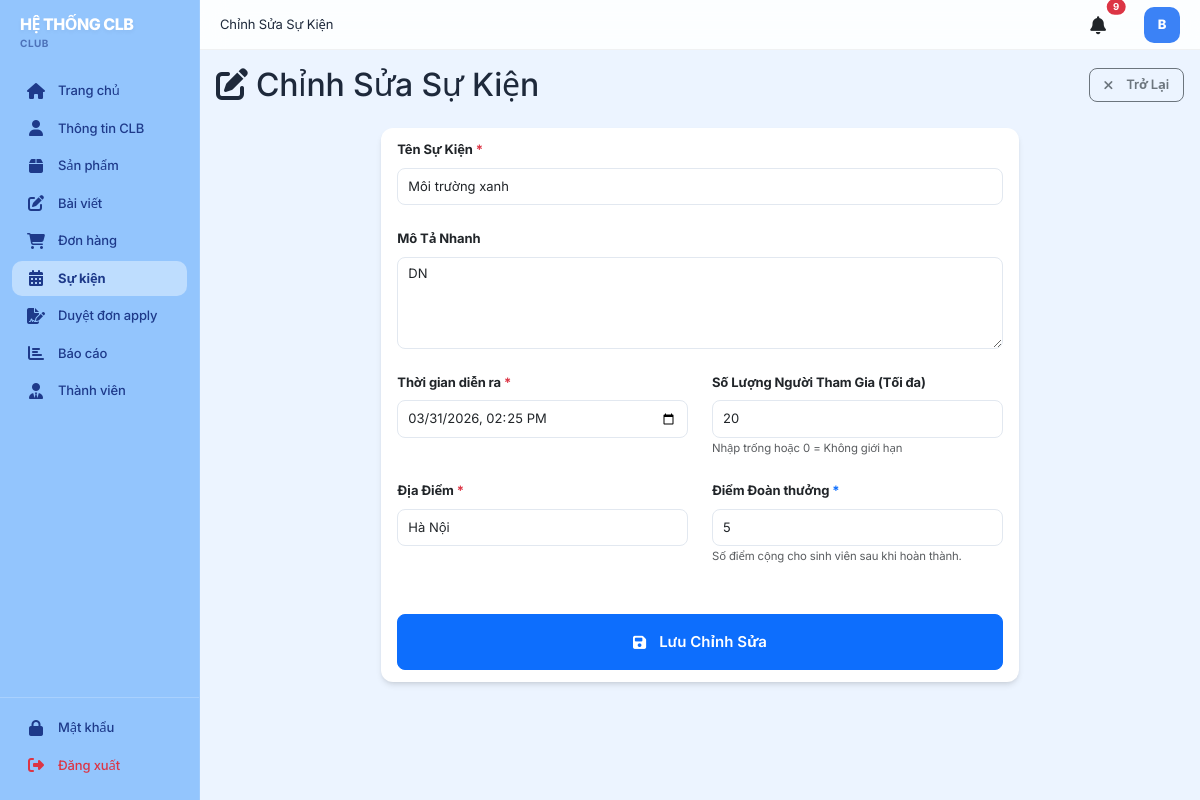
The app's page /club/events/edit/1 (signed in) with its own data.
### models.py (models this page shows, shortened)
class User(db.Model):
    __tablename__ = 'users'
    id = db.Column(db.Integer, primary_key=True)
    username = db.Column(db.String(120), unique=True, nullable=False)
    email = db.Column(db.String(120), unique=True, nullable=False)
    password_hash = db.Column(db.String(255), nullable=False)
    user_type = db.Column(db.String(20), nullable=False)  # student, club, admin
    status = db.Column(db.String(20), default=STATUS_ACTIVE)  # active, inactive
    created_at = db.Column(db.DateTime, default=datetime.utcnow)
    updated_at = db.Column(db.DateTime, default=datetime.utcnow, onupdate=datetime.utcnow)
    student_profile = db.relationship('Student', backref='user', uselist=False, cascade='all, delete-orphan')
    club_profile = db.relationship('Club', backref='user', uselist=False, cascade='all, delete-orphan', foreign_keys='Club.user_id')
    def is_student(self):
        return self.user_type == USER_TYPE_STUDENT
    def is_club(self):
        return self.user_type == USER_TYPE_CLUB

class Event(db.Model):
    __tablename__ = 'events'
    id = db.Column(db.Integer, primary_key=True)
    club_id = db.Column(db.Integer, db.ForeignKey('clubs.id'), nullable=False)
    event_name = db.Column(db.String(200), nullable=False)
    description = db.Column(db.Text)
    start_date = db.Column(db.DateTime, nullable=False)
    end_date = db.Column(db.DateTime)
    location = db.Column(db.String(255))
    max_participants = db.Column(db.Integer)
    status = db.Column(db.String(20), default=STATUS_PENDING)  # pending, approved, active, completed, cancelled
    thumbnail_url = db.Column(db.String(255))
    check_in_code = db.Column(db.String(10), unique=True)  # Secret code for CICO
    achievement_points = db.Column(db.Integer, default=5)  # Points rewarded for attendance
    created_at = db.Column(db.DateTime, default=datetime.utcnow)
    updated_at = db.Column(db.DateTime, default=datetime.utcnow, onupdate=datetime.utcnow)
    registrations = db.relationship('EventRegistration', backref='event', cascade='all, delete-orphan')

### app.py (the view, shortened to what this page needs)
@app.route('/club/events/edit/<int:event_id>', methods=['GET', 'POST'])
@login_required
def edit_event(event_id):
    if not current_user.is_club():
        return redirect(url_for('index'))
    event = Event.query.get_or_404(event_id)
    if event.club_id != current_user.club_profile.id:
        flash('Bạn không có quyền sửa sự kiện này', 'danger')
        return redirect(url_for('club_events'))
    return render_template('club/edit_event.html', event=event)

### templates/club/edit_event.html (shortened to what this page needs)
{% extends "base.html" %}
{% block page_title %}Chỉnh Sửa Sự Kiện{% endblock %}
{% block content %}
<div class="d-flex justify-content-between align-items-center mb-4">
    <h2 class="page-title mb-0">
        <i class="fas fa-edit me-2"></i>Chỉnh Sửa Sự Kiện
    </h2>
    <a href="{{ url_for('club_events') }}" class="btn btn-outline-secondary">
        <i class="fas fa-times me-2"></i>Trở Lại
    </a>
</div>
<div class="row justify-content-center">
    <div class="col-md-8">
        <div class="card shadow-sm border-0">
            <div class="card-body p-5">
                <form action="{{ url_for('edit_event', event_id=event.id) }}" method="POST">
                    <div class="mb-4">
                        <label for="event_name" class="form-label fw-bold">Tên Sự Kiện <span class="text-danger">*</span></label>
                        <input type="text" class="form-control form-control-lg" id="event_name" name="event_name" required value="{{ event.event_name }}">
                    </div>
                    <div class="mb-4">
                        <label for="description" class="form-label fw-bold">Mô Tả Nhanh</label>
                        <textarea class="form-control" id="description" name="description" rows="4">{{ event.description }}</textarea>
                    </div>
                    <div class="row mb-4">
                        <div class="col-md-6">
                            <label for="start_date" class="form-label fw-bold">Thời gian diễn ra <span class="text-danger">*</span></label>
                            <input type="datetime-local" class="form-control form-control-lg" id="start_date" name="start_date" value="{{ event.start_date.strftime('%Y-%m-%dT%H:%M') }}" required>
                        </div>
                        <div class="col-md-6">
                            <label for="max_participants" class="form-label fw-bold">Số Lượng Người Tham Gia (Tối đa)</label>
                            <input type="number" class="form-control form-control-lg" id="max_participants" name="max_participants" min="0" value="{{ event.max_participants if event.max_participants else '' }}">
                            <small class="text-muted">Nhập trống hoặc 0 = Không giới hạn</small>
                        </div>
                    </div>
                    <div class="row mb-4">
                        <div class="col-md-6">
                            <label for="location" class="form-label fw-bold">Địa Điểm <span class="text-danger">*</span></label>
                            <input type="text" class="form-control form-control-lg" id="location" name="location" required value="{{ event.location }}">
                        </div>
                        <div class="col-md-6">
                            <label for="achievement_points" class="form-label fw-bold">Điểm Đoàn thưởng <span class="text-primary">*</span></label>
                            <input type="number" class="form-control form-control-lg" id="achievement_points" name="achievement_points" min="1" max="100" value="{{ event.achievement_points or 5 }}" required>
                            <small class="text-muted">Số điểm cộng cho sinh viên sau khi hoàn thành.</small>
                        </div>
                    </div>
                    <div class="mt-5 d-flex gap-3">
                        <button type="submit" class="btn btn-primary btn-lg p-3 flex-grow-1" style="font-weight: 600;">
                            <i class="fas fa-save me-2"></i>Lưu Chỉnh Sửa
                        </button>
                    </div>
                </form>
            </div>
        </div>
    </div>
</div>
{% endblock %}

### templates/base.html (shortened to what this page needs)
<!DOCTYPE html>
<html lang="vi">
<head>
    <link href="https://cdn.jsdelivr.net/npm/bootstrap@5.3.0/dist/css/bootstrap.min.css" rel="stylesheet">
    <link rel="stylesheet" href="https://cdnjs.cloudflare.com/ajax/libs/font-awesome/6.4.0/css/all.min.css">
<link rel="stylesheet" href="{{ url_for('static', filename='css/style.css') }}">
</head>
<body>
    <div class="layout">
        {% if not hide_sidebar %}
        <div class="sidebar">
            <div class="logo">
                <h5>HỆ THỐNG CLB</h5>
                <p>{% if current_user.is_authenticated %}{{ current_user.user_type }}{% else %}Sinh viên{% endif %}</p>
            </div>
            <nav class="sidebar-nav">
                {% if current_user.is_authenticated %}
                    {% if current_user.is_student() %}
                        <div class="nav-item">
                            <a href="{{ url_for('student_dashboard') }}" class="nav-link {% if request.endpoint == 'student_dashboard' %}active{% endif %}">
                                <i class="fas fa-home"></i> Trang chủ
                            </a>
                        </div>
                        <div class="nav-item">
                            <a href="{{ url_for('student_profile') }}" class="nav-link {% if request.endpoint and 'profile' in request.endpoint %}active{% endif %}">
                                <i class="fas fa-user"></i> Hồ sơ cá nhân
                            </a>
                        </div>
                        <div class="nav-item">
                            <a href="{{ url_for('student_activities') }}" class="nav-link {% if request.endpoint == 'student_activities' %}active{% endif %}">
                                <i class="fas fa-tasks"></i> Hoạt động của tôi
                            </a>
                        </div>
                        <div class="nav-item">
                            <a href="{{ url_for('student_clubs') }}" class="nav-link {% if request.endpoint == 'student_clubs' %}active{% endif %}">
                                <i class="fas fa-users"></i> Khám phá CLB
                            </a>
                        </div>
                        <div class="nav-item">
                            <a href="{{ url_for('student_events') }}" class="nav-link {% if request.endpoint == 'student_events' %}active{% endif %}">
                                <i class="fas fa-calendar"></i> Sự kiện
                            </a>
                        </div>
                        <div class="nav-item">
                            <a href="{{ url_for('products_list') }}" class="nav-link {% if 'product' in request.endpoint|string %}active{% endif %}">
                                <i class="fas fa-shopping-bag"></i> Cửa hàng
                            </a>
                        </div>
                        <div class="nav-item">
                            <a href="{{ url_for('cart') }}" class="nav-link {% if request.endpoint == 'cart' %}active{% endif %}">
                                <i class="fas fa-shopping-cart"></i> Giỏ hàng
                            </a>
                        </div>
                        <div class="nav-item">
                            <a href="{{ url_for('orders_list') }}" class="nav-link {% if request.endpoint == 'orders_list' %}active{% endif %}">
                                <i class="fas fa-receipt"></i> Đơn hàng
                            </a>
                        </div>
                        <div class="nav-item">
                            <a href="{{ url_for('student_club_register') }}" class="nav-link {% if request.endpoint == 'student_club_register' %}active{% endif %}">
                                <i class="fas fa-edit"></i> Đăng ký CLB
                            </a>
                        </div>
                    {% elif current_user.is_club() %}
                        <div class="nav-item">
                            <a href="{{ url_for('club_dashboard') }}" class="nav-link {% if request.endpoint == 'club_dashboard' %}active{% endif %}">
                                <i class="fas fa-home"></i> Trang chủ
                            </a>
                        </div>
                        <div class="nav-item">
                            <a href="{{ url_for('club_profile') }}" class="nav-link {% if request.endpoint == 'club_profile' %}active{% endif %}">
                                <i class="fas fa-user"></i> Thông tin CLB
                            </a>
                        </div>
                        <div class="nav-item">
                            <a href="{{ url_for('club_products') }}" class="nav-link {% if 'product' in request.endpoint|string %}active{% endif %}">
                                <i class="fas fa-box"></i> Sản phẩm
                            </a>
                        </div>
                        <div class="nav-item">
                            <a href="{{ url_for('club_posts') }}" class="nav-link {% if 'post' in request.endpoint|string %}active{% endif %}">
                                <i class="fas fa-edit"></i> Bài viết
                            </a>
                        </div>
                        <div class="nav-item">
                            <a href="{{ url_for('club_orders') }}" class="nav-link {% if 'order' in request.endpoint|string %}active{% endif %}">
                                <i class="fas fa-shopping-cart"></i> Đơn hàng
                            </a>
                        </div>
                        <div class="nav-item">
                            <a href="{{ url_for('club_events') }}" class="nav-link {% if 'event' in request.endpoint|string %}active{% endif %}">
                                <i class="fas fa-calendar-alt"></i> Sự kiện
                            </a>
                        </div>
                        <div class="nav-item">
                            <a href="{{ url_for('club_applications') }}" class="nav-link {% if request.endpoint == 'club_applications' %}active{% endif %}">
                                <i class="fas fa-file-signature"></i> Duyệt đơn apply
                            </a>
                        </div>
                        <div class="nav-item">
                            <a href="{{ url_for('club_reports') }}" class="nav-link {% if request.endpoint == 'club_reports' %}active{% endif %}">
                                <i class="fas fa-chart-bar"></i> Báo cáo
                            </a>
                        </div>
                        <div class="nav-item">
                            <a href="{{ url_for('club_members') }}" class="nav-link {% if request.endpoint == 'club_members' %}active{% endif %}">
                                <i class="fas fa-user-tie"></i> Thành viên
                            </a>
                        </div>
                    {% endif %}
                {% endif %}
            </nav>
            {% if current_user.is_authenticated %}
            <div class="sidebar-footer">
                <div class="nav-item">
                    <a href="{{ url_for('change_credentials') }}" class="nav-link {% if request.endpoint == 'change_credentials' %}active{% endif %}">
                        <i class="fas fa-lock"></i> Mật khẩu
                    </a>
                </div>
                <div class="nav-item">
                    <a href="{{ url_for('logout') }}" class="nav-link text-danger">
                        <i class="fas fa-sign-out-alt"></i> Đăng xuất
                    </a>
                </div>
            </div>
            {% endif %}
        </div>
        {% endif %}
        <div class="main-container {% if hide_sidebar %}no-sidebar{% endif %}">
            {% if not hide_sidebar %}
            <div class="top-header">
                <div class="header-left">
                    {% block page_title %}{% endblock %}
                </div>
                <div class="header-right">
                    <a href="{{ url_for('notifications_list') }}" class="notification-icon position-relative text-dark text-decoration-none me-3">
                        <i class="fas fa-bell"></i>
                        {% if unread_count > 0 %}
                        <span class="position-absolute top-0 start-100 translate-middle badge rounded-pill bg-danger" style="font-size: 0.6rem; padding: 0.35em 0.65em; border: 2px solid #fff;">
                            {{ unread_count if unread_count < 100 else '99+' }}
                        </span>
                        {% endif %}
                    </a>
                    {% if current_user.is_authenticated %}
                        {% set avatar = None %}
                        {% if current_user.is_student() and current_user.student_profile and current_user.student_profile.avatar_url %}
                            {% set avatar = current_user.student_profile.avatar_url %}
                        {% elif current_user.is_club() and current_user.club_profile and current_user.club_profile.logo_url %}
                            {% set avatar = current_user.club_profile.logo_url %}
                        {% endif %}
                        {% if avatar %}
                        <div class="user-avatar border border-2 shadow-sm" title="{{ current_user.username }}">
                            <img src="{{ avatar }}" alt="Avatar" style="width: 100%; height: 100%; object-fit: cover; border-radius: 50%;">
                        </div>
                        {% else %}
                        <div class="user-avatar" title="{{ current_user.username or 'User' }}">
                            {{ (current_user.username[0].upper() if current_user.username else '?') }}
                        </div>
                        {% endif %}
                    {% endif %}
                </div>
            </div>
            {% endif %}
            <div class="content-area">
                {% block content %}{% endblock %}
            </div>
        </div>
    </div>
</body>
</html>

### records on screen
User: user_type "CLUB", username "B"
Event: event_name "Môi trường xanh", description "DN", start_date "03/31/2026 14:25", max_participants "20", location "Hà Nội", achievement_points "5"

### other values on screen
{{ unread_count if unread_count < 100 else '99+' }} "9"
